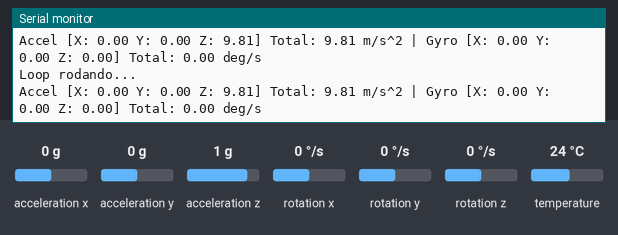
This sketch was run on a simulated ESP32. On the bench: the last lines printed to the serial monitor. Inputs (shaded band) come from the test bench; at power-on: acceleration x 0 g, acceleration y 0 g, acceleration z 1 g, rotation x 0 °/s, rotation y 0 °/s, rotation z 0 °/s, temperature 24 °C. Nothing arrives over Bluetooth unless stated.

Above: at 1.3 s.
1.4 s: acceleration x set to -1.4 g
At 1.9 s:
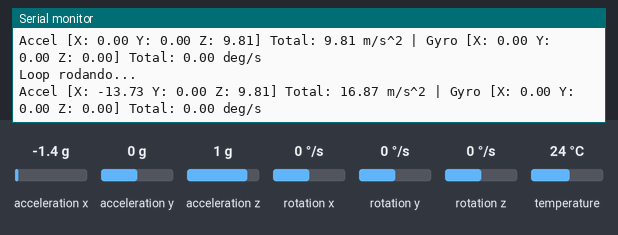
2.9 s: acceleration y set to -1.4 g
At 3.5 s:
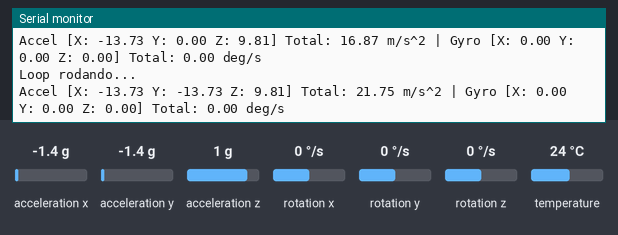
4.4 s: acceleration z set to -1.4 g
At 5.0 s:
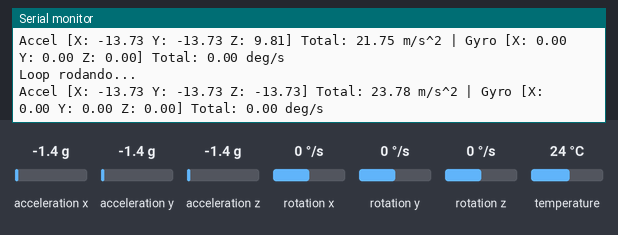
5.9 s: rotation x set to -192 °/s
At 6.4 s:
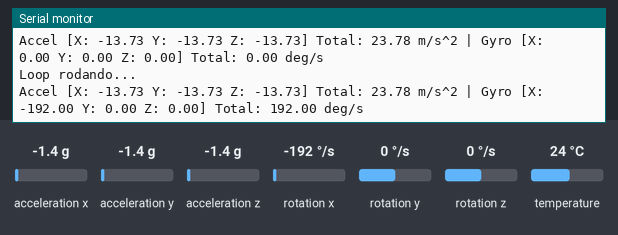
7.4 s: rotation y set to -192 °/s
At 8.0 s:
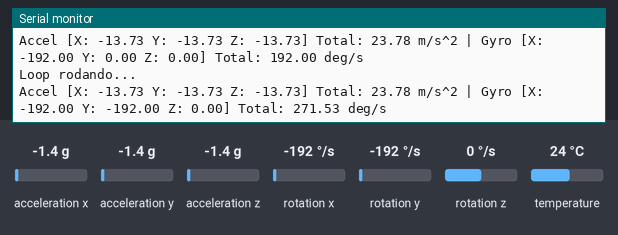
Timing chart, 0 to 9.9 s (numbered marks = the images above; inputs shaded):
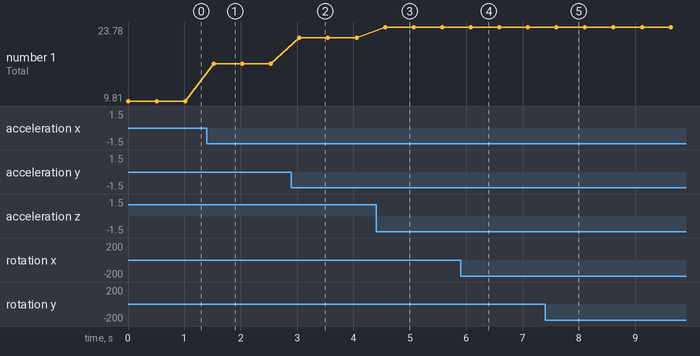

Measured:
- after the input at 1.4 s, the serial monitor: prints a new line after 0.12 s (image 1)
- after the input at 2.9 s, the serial monitor: prints a new line after 0.14 s (image 2)
- after the input at 4.4 s, the serial monitor: prints a new line after 0.16 s (image 3)
- after the input at 5.9 s, the serial monitor: prints a new line after 0.18 s (image 4)
- after the input at 7.4 s, the serial monitor: prints a new line after 0.20 s (image 5)
- plotted number 1: 9.81 → 16.87 after the input at 1.4 s, 16.87 → 21.75 after the input at 2.9 s, 21.75 → 23.78 after the input at 4.4 s

The sketch:

main.ino
```cpp
#include <Adafruit_MPU6050.h>
#include <Adafruit_Sensor.h>
#include <Wire.h>
#include <BluetoothSerial.h> // Biblioteca para comunicação Bluetooth Serial

#define PI 3.14159265358979323846 // Define PI se não estiver disponível

Adafruit_MPU6050 mpu;
BluetoothSerial SerialBT; // Cria um objeto BluetoothSerial

// --- Parâmetros para Detecção de Queda ---
const float LOW_G_THRESHOLD = 3.0;    // Aceleração total em m/s^2 (aprox. 0.3g) - Pode precisar de ajuste!
const float HIGH_G_THRESHOLD = 35.0;  // Aceleração total em m/s^2 (aprox. 3.5g) - Pode precisar de ajuste!
const float ROTATION_THRESHOLD = 400.0; // Velocidade angular total em graus/s - Pode precisar de ajuste!

const unsigned long FALL_WINDOW_MS = 250; // Tempo em ms para a fase de "queda livre"
const unsigned long IMPACT_DEBOUNCE_MS = 5000; // Tempo em ms para evitar múltiplos alertas

bool inFallPhase = false;
unsigned long fallStartTime = 0;
unsigned long lastImpactTime = 0;

// Variáveis para armazenar os eventos do sensor para a função de impressão
sensors_event_t current_a, current_g, current_temp;


void setup(void) {
  Serial.begin(115200);
 // while (!Serial); // Aguarda a serial para depuração

  // Configuração dos pinos I2C para ESP32 (GPIO 21 SDA, GPIO 22 SCL)
  Wire.begin(21, 22);

  while (!mpu.begin()) {
    Serial.println("MPU6050 não conectado! Verifique as conexões SDA (GPIO21) e SCL (GPIO22).");
    delay(1000);
  }
  Serial.println("MPU6050 pronto!");

  mpu.setAccelerometerRange(MPU6050_RANGE_16_G);
  mpu.setGyroRange(MPU6050_RANGE_2000_DEG);
  mpu.setFilterBandwidth(MPU6050_BAND_184_HZ);

  // --- Configuração do Bluetooth Serial ---
  SerialBT.begin("CapaceteMotoSOS"); // Nome visível do seu dispositivo Bluetooth
  Serial.println("Bluetooth iniciado. Pareie com 'CapaceteMotoSOS'.");
}

void loop() {

  Serial.println("Loop rodando...");

  // Lendo os dados do sensor
  mpu.getEvent(&current_a, &current_g, &current_temp);

  float totalAcceleration = sqrt(
    current_a.acceleration.x * current_a.acceleration.x +
    current_a.acceleration.y * current_a.acceleration.y +
    current_a.acceleration.z * current_a.acceleration.z
  );

  float totalGyroRotation = sqrt(
    current_g.gyro.x * current_g.gyro.x +
    current_g.gyro.y * current_g.gyro.y +
    current_g.gyro.z * current_g.gyro.z
  );
  totalGyroRotation = totalGyroRotation * 180.0 / PI;

  unsigned long currentTime = millis();

  // --- Chamar a função para imprimir os dados ---
  printSensorData(totalAcceleration, totalGyroRotation, current_a, current_g);

  // 1. Detecção de Queda (Low-G)
  if (totalAcceleration < LOW_G_THRESHOLD) {
    if (!inFallPhase) {
      inFallPhase = true;
      fallStartTime = currentTime;
      // Descomente a linha abaixo para depuração adicional
      // Serial.println("INÍCIO DA FASE DE QUEDA (Low-G detectado)");
    }
  } else {
    if (inFallPhase && (totalAcceleration > (LOW_G_THRESHOLD + 1.0))) {
      inFallPhase = false;
      // Descomente a linha abaixo para depuração adicional
      // Serial.println("Fase de queda interrompida");
    }
  }

  // 2. Detecção de Impacto (High-G) e Rotação Brusca após a fase de queda
  if (totalAcceleration > HIGH_G_THRESHOLD && totalGyroRotation > ROTATION_THRESHOLD) {
    if (inFallPhase && (currentTime - fallStartTime < FALL_WINDOW_MS)) {
      if (currentTime - lastImpactTime > IMPACT_DEBOUNCE_MS) {
        Serial.println("----------------------------------------");
        Serial.println("     *** ACIDENTE GRAVE DETECTADO! ***");
        Serial.print("     Aceleração de impacto: ");
        Serial.print(totalAcceleration);
        Serial.print(" m/s^2, Rotação: ");
        Serial.print(totalGyroRotation);
        Serial.println(" deg/s");
        Serial.println("----------------------------------------");

        // --- Enviar alerta via Bluetooth para o smartphone ---
        if (SerialBT.hasClient()) {
          String alertMessage = "ACCIDENTE DETECTADO! Aceleracao: " + String(totalAcceleration, 2) +
                                " m/s^2, Rotacao: " + String(totalGyroRotation, 2) + " deg/s.";
          SerialBT.println(alertMessage);
          Serial.println("Alerta Bluetooth enviado.");
        } else {
          Serial.println("Nenhum dispositivo Bluetooth conectado para enviar o alerta.");
        }

        inFallPhase = false;
        lastImpactTime = currentTime;
      }
    }
  }

  delay(500);
}

// --- Nova Função para Imprimir Dados no Monitor Serial ---
void printSensorData(float acc_total, float gyro_total, sensors_event_t accel_event, sensors_event_t gyro_event) {
  Serial.print("Accel [X: ");
  Serial.print(accel_event.acceleration.x, 2); // 2 casas decimais
  Serial.print(" Y: ");
  Serial.print(accel_event.acceleration.y, 2);
  Serial.print(" Z: ");
  Serial.print(accel_event.acceleration.z, 2);
  Serial.print("] Total: ");
  Serial.print(acc_total, 2);
  Serial.print(" m/s^2 | Gyro [X: ");
  Serial.print(gyro_event.gyro.x * 180.0 / PI, 2); // Converte para graus/s aqui também
  Serial.print(" Y: ");
  Serial.print(gyro_event.gyro.y * 180.0 / PI, 2);
  Serial.print(" Z: ");
  Serial.print(gyro_event.gyro.z * 180.0 / PI, 2);
  Serial.print("] Total: ");
  Serial.print(gyro_total, 2);
  Serial.println(" deg/s");
}
```
